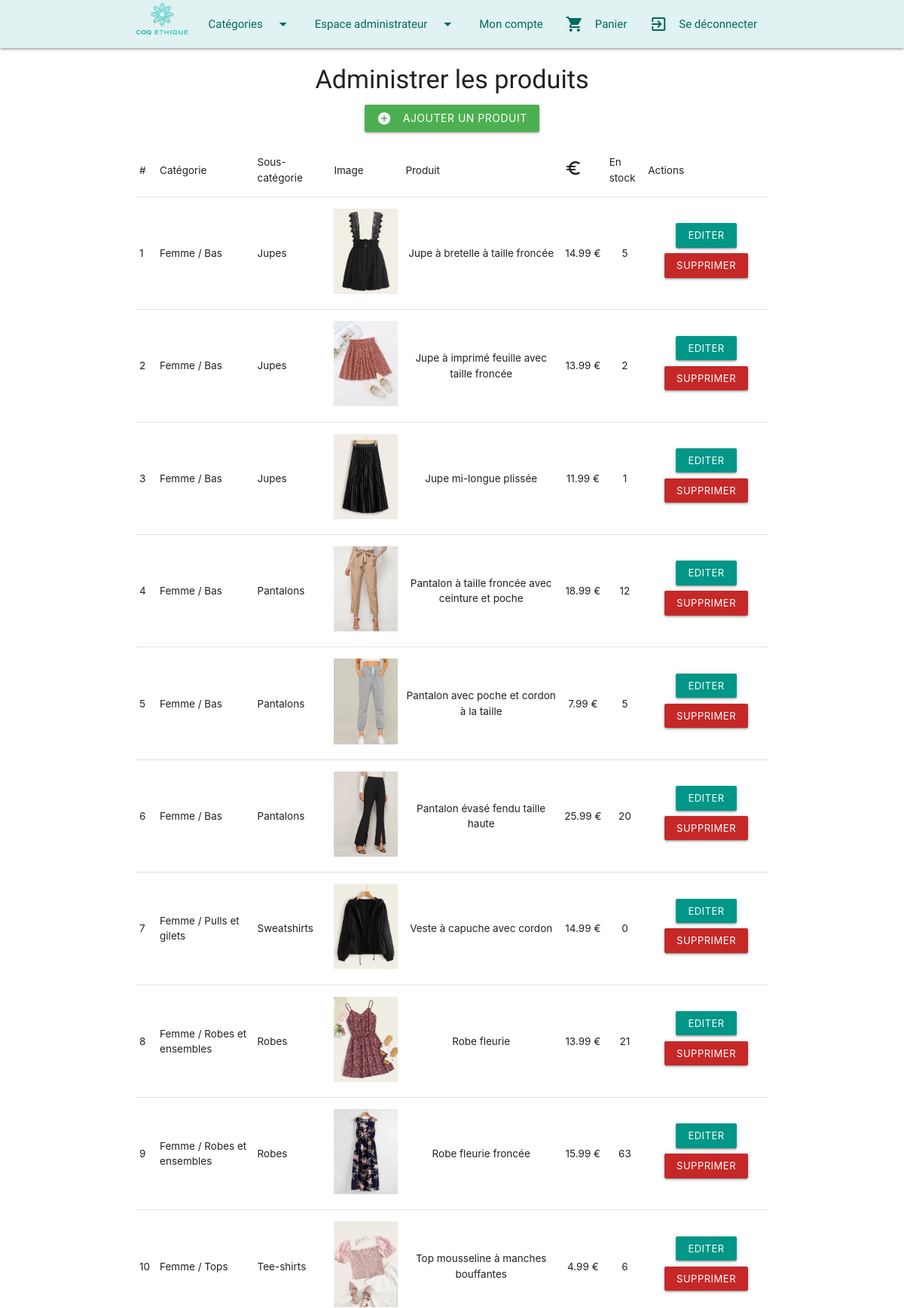
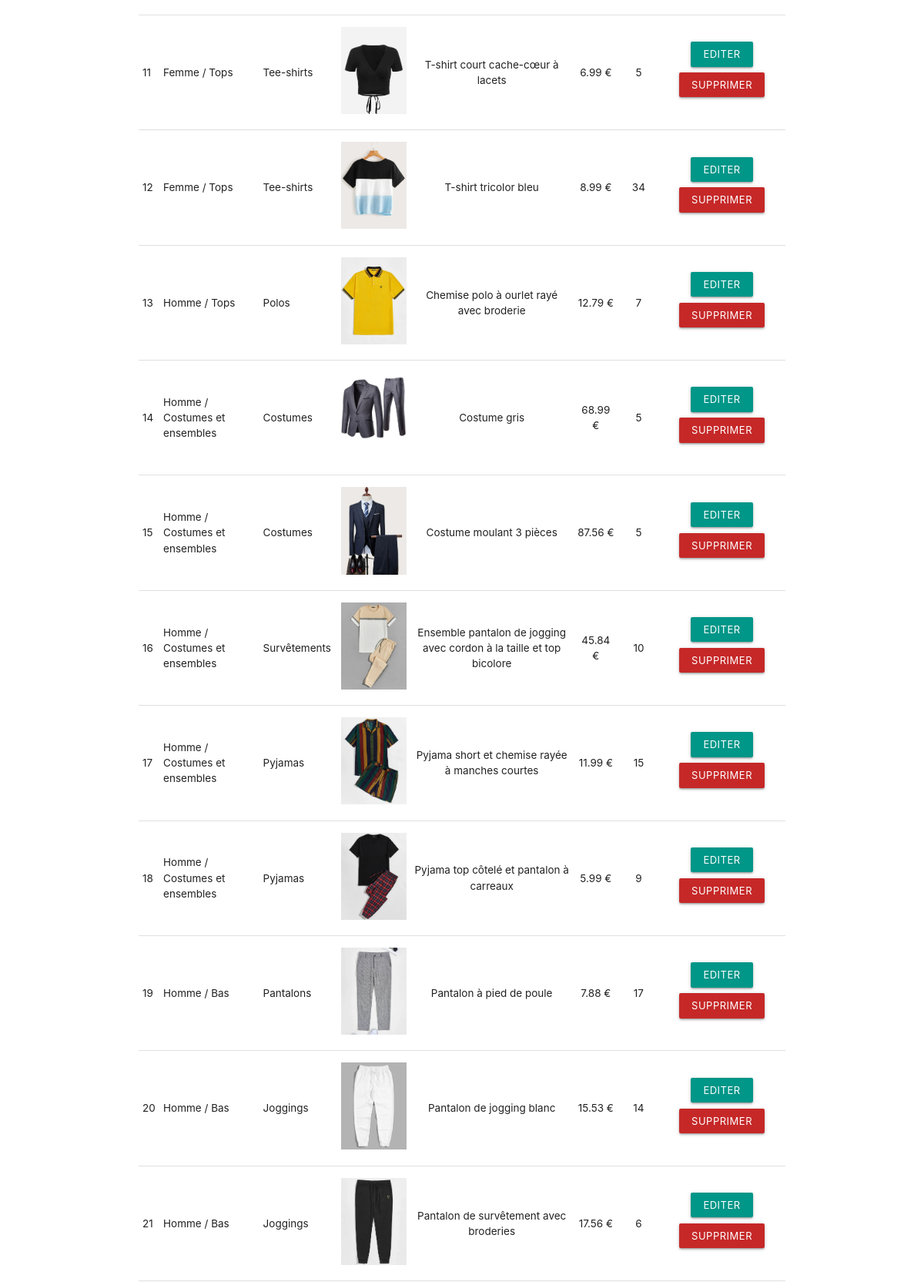
/index.php?p=admin.products.index (signed in, upper part), run on the app's committed database (2 pictures, top to bottom).
### tables this page shows
CREATE TABLE IF NOT EXISTS `produits` (
  `id` int(11) NOT NULL AUTO_INCREMENT,
  `nom` varchar(255) NOT NULL,
  `image_path` varchar(255) NOT NULL,
  `description` longtext NOT NULL,
  `prix` float NOT NULL,
  `id_sous_categories` int(11) DEFAULT NULL,
  `stock` int(11) NOT NULL,
  PRIMARY KEY (`id`),
  KEY `id_sous_categories` (`id_sous_categories`)
);

CREATE TABLE IF NOT EXISTS `categories` (
  `id` int(11) NOT NULL AUTO_INCREMENT,
  `nom` varchar(255) NOT NULL,
  `gender` varchar(255) NOT NULL,
  `image_path` varchar(255) NOT NULL,
  PRIMARY KEY (`id`)
);

CREATE TABLE IF NOT EXISTS `sous_categories` (
  `id` int(11) NOT NULL AUTO_INCREMENT,
  `nom` varchar(255) NOT NULL,
  `id_categories` int(11) DEFAULT NULL,
  PRIMARY KEY (`id`),
  KEY `id_categories` (`id_categories`)
);

### core/Controller/Controller.php (called while the page is built, shortened)
<?php
class Controller{
    protected $viewPath;
    protected function render($view, $variables = []){
        extract($variables);
        require ($this->viewPath . str_replace('.', '/', $view) . '.php');
    }
}

### app/Controller/Admin/ProductsController.php (called while the page is built, shortened)
<?php
class ProductsController extends AppController
{
    public function index()
    {
        $products = $this->Product->all();
        $categories = $this->Category->all();
        $subcategories = $this->Subcategory->all();
        $this->render('admin.products.index', compact('products', 'categories', 'subcategories'));
    }
}

### public/index.php (called while the page is built, shortened)
<?php
if (isset($_GET['p'])) {
    $page = $_GET['p'];
} else {
    $page = 'products.home';
}
$page = explode('.', $page);
if ($page[0] === 'admin'){
    $action = $page[2];
}else{
    $controller = '\App\Controller\\' . ucfirst($page[0] . 'Controller');
    $action = $page[1];
}
$controller = new $controller;
$controller->$action();

### core/Table/Table.php (called while the page is built, shortened)
<?php
class Table
{
    protected $table;
    protected $db;
    public function __construct(Database $db)
    {
        $this->db = $db;
    }
    public function all()
    {
        return $this->query('SELECT * FROM '. $this->table);
    }
    public function query($statement, $attributes = null, $one = false)
    {
        if ($attributes) {
            return $this->db->prepare(
                $statement,
                $attributes,
                str_replace('Table', 'Entity', get_class($this)),
                $one);
        }else{
            return $this->db->query(
                $statement,
                str_replace('Table', 'Entity', get_class($this)),
                $one);
        }
    }
}

### core/Database/MysqlDatabase.php (called while the page is built, shortened)
<?php
class MysqlDatabase extends Database
{
    private $pdo;
    private function getPDO()
    {
        if ($this->pdo === null){
            $pdo = new PDO('mysql:dbname=boutique;host=localhost', 'root', '');
            $pdo->setAttribute(PDO::ATTR_ERRMODE, PDO::ERRMODE_EXCEPTION);
            $this->pdo = $pdo;
        }
        return $this->pdo;
    }
    public function query($statement, $class_name = null, $one = false)
    {
        $req = $this->getPDO()->query($statement);
        if ($class_name === null){
            $req->setFetchMode(PDO::FETCH_OBJ);
        }else{
            $req->setFetchMode(PDO::FETCH_CLASS, $class_name);
        }
        if ($one){
            $datas = $req->fetch();
        }else{
            $datas = $req->fetchAll();
        }
        return $datas;
    }
}

### app/Autoloader.php (called while the page is built, shortened)
<?php
class Autoloader
{
    static function autoload($class)
    {
        if (strpos($class, __NAMESPACE__ . '\\') === 0) {
            $class = str_replace(__NAMESPACE__ . '\\', '', $class);
            $class = str_replace('\\', '/', $class);
        }
    }
}

### app/Views/admin/products/index.php (the view, shortened to what this page needs)
<h4 class="center">Administrer les produits</h4>
<p class="center">
    <a href="?p=admin.products.add" class="btn btn-medium waves-effect waves-light green"><i
                class="left material-icons">add_circle</i>Ajouter un produit</a>
</p>
<table class="highlight">
    <thead>
    <tr>
        <td>#</td>
        <td>Catégorie</td>
        <td>Sous-catégorie</td>
        <td>Image</td>
        <td>Produit</td>
        <td><i class="material-icons">euro_symbol</i></td>
        <td>En stock</td>
        <td>Actions</td>
    </tr>
    </thead>
    <tbody>
    <?php
    $i = 0;
    foreach ($products as $product) :
        $i++; ?>
        <tr>
            <td><?= $i ?></td>
            <?php
            foreach ($subcategories as $subcategory) {
                if ($subcategory->id == $product->id_sous_categories) {
                    foreach ($categories as $category) {
                        if ($category->id == $subcategory->id_categories) { ?>
                            <td><?= $category->gender ?> / <?= $category->nom ?></td>
                            <td><?= $subcategory->nom ?></td>
                            <?php
                        }
                    }
                }
            } ?>
            <td><img class="image_admin" src="../app/src/images/<?= $product->image_path ?>"></td>
            <td class="center"><?= $product->nom ?></td>
            <td class="center"><?= $product->prix ?> €</td>
            <td class="center"><?= $product->stock ?></td>
            <td>
                <div class="center">
                    <a class="btn btn-small waves-effect waves-light teal"
                       href="?p=admin.products.edit&id=<?= $product->id ?>">Editer</a>
                    <form action="?p=admin.products.delete" method="post" style="display: inline">
                        <button type="submit" class="btn btn-small waves-effect waves-light red darken-3">
                            Supprimer
                        </button>
                    </form>
                </div>
            </td>
        </tr>
    <?php
    endforeach; ?>
    </tbody>
</table>

### public/css/style.css (style rules this page uses)
h1,h2,h3,h4,h5,h6, .navbar-brand { font-family: 'Indie Flower', cursive; }
body { display: flex; flex-direction: column; }
button { margin: 0.5rem; }
.image_admin { width: 85px; height: auto; }
table { font-size: 90%; }

### data on the page
produits: image_path (picture), nom "Jupe à bretelle à taille froncée", prix "14.99", stock "5"
sous_categories: nom "Jupes"
categories: gender "Femme", nom "Bas"
produits: image_path (picture), nom "Jupe à imprimé feuille avec taille froncée", prix "13.99", stock "2"
produits: image_path (picture), nom "Jupe mi-longue plissée", prix "11.99", stock "1"
produits: image_path (picture), nom "Pantalon à taille froncée avec ceinture et poche", prix "18.99", stock "12"
sous_categories: nom "Pantalons"
produits: image_path (picture), nom "Pantalon avec poche et cordon à la taille", prix "7.99", stock "5"
produits: image_path (picture), nom "Pantalon évasé fendu taille haute", prix "25.99", stock "20"
produits: image_path (picture), nom "Veste à capuche avec cordon", prix "14.99", stock "0"
sous_categories: nom "Sweatshirts"
categories: gender "Femme", nom "Pulls et gilets"
produits: image_path (picture), nom "Robe fleurie", prix "13.99", stock "21"
sous_categories: nom "Robes"
categories: gender "Femme", nom "Robes et ensembles"
produits: image_path (picture), nom "Robe fleurie froncée", prix "15.99", stock "63"
produits: image_path (picture), nom "Top mousseline à manches bouffantes", prix "4.99", stock "6"
sous_categories: nom "Tee-shirts"
categories: gender "Femme", nom "Tops"
produits: image_path (picture), nom "T-shirt court cache-cœur à lacets", prix "6.99", stock "5"
produits: image_path (picture), nom "T-shirt tricolor bleu", prix "8.99", stock "34"
produits: shows a picture, nom "Chemise polo à ourlet rayé avec broderie", prix "12.79", stock "7"
sous_categories: nom "Polos"
categories: gender "Homme", nom "Tops"
produits: image_path (picture), nom "Costume gris", prix "68.99", stock "5"
sous_categories: nom "Costumes"
categories: gender "Homme", nom "Costumes et ensembles"
produits: shows a picture, nom "Costume moulant 3 pièces", prix "87.56", stock "5"
produits: shows a picture, nom "Ensemble pantalon de jogging avec cordon à la taille et top bicolore", prix "45.84", stock "10"
sous_categories: nom "Survêtements"
produits: shows a picture, nom "Pyjama short et chemise rayée à manches courtes", prix "11.99", stock "15"
sous_categories: nom "Pyjamas"
produits: shows a picture, nom "Pyjama top côtelé et pantalon à carreaux", prix "5.99", stock "9"
produits: shows a picture, nom "Pantalon à pied de poule", prix "7.88", stock "17"
sous_categories: nom "Pantalons"
categories: gender "Homme", nom "Bas"
produits: image_path (picture), nom "Pantalon de jogging blanc", prix "15.53", stock "14"
sous_categories: nom "Joggings"
produits: shows a picture, nom "Pantalon de survêtement avec broderies", prix "17.56", stock "6"
